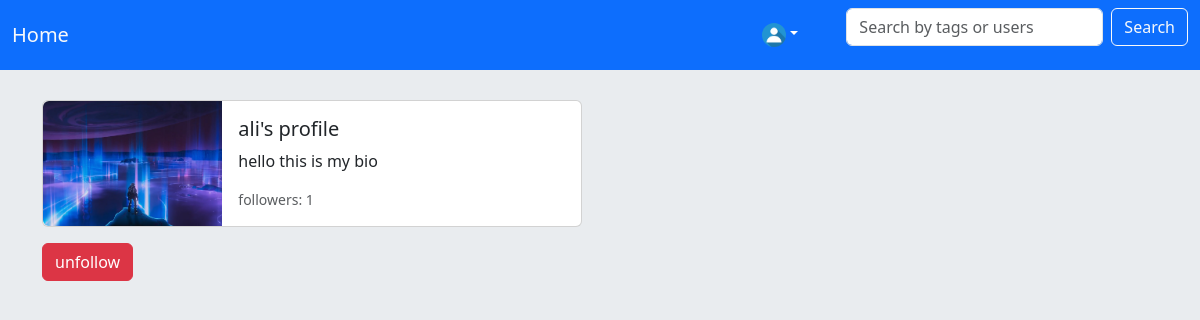
The app's page /accounts/profile/1/ (signed in) with its own data.
### accounts/models.py (models this page shows)
class CustomeUserModel(AbstractUser):
    bio = models.TextField(max_length= 500 , null=True , blank=True)
    picture = models.FileField(blank=True , null=True , upload_to='profile_pic/')
    follow = models.ManyToManyField('self' , related_name='follows',symmetrical=False)
    def total_followers(self):
        return self.follow.count()

### accounts/views.py (the view)
# urls.py: path('profile/<int:pk>/', ProfileView.as_view(), name='view_profile'),
class ProfileView(DetailView):
    model = CustomeUserModel
    template_name = 'view_profile.html'
    context_object_name = 'profile'
    def get_context_data(self, **kwargs):
        context = super(ProfileView , self).get_context_data()
        user_post = get_object_or_404(CustomeUserModel , pk = self.kwargs['pk'])
        followed = False
        if user_post.follow.filter(id = self.request.user.id).exists():
            followed = True
        context['followed'] = followed
        context['total_followers'] = user_post.total_followers()
        return context

### templates/view_profile.html (shortened to what this page needs)
{% extends 'base.html' %}
{%load static%}
{%block content %}
{%if profile.pk == user.id%}
<div class="card mb-3" style="max-width: 540px;">
    <div class="row g-0">
      <div class="col-md-4 d-flex">
        {%if profile.picture%}
        <img src="{{profile.picture.url}}" class="img-fluid rounded-start object-fit-cover" alt="...">
        {%else%}
        <img src="{% static 'default_pic.jpg' %}" class="img-fluid rounded-start" alt="...">
        {%endif%}
    </div>
      <div class="col-md-8">
        <div class="card-body">
          <h5 class="card-title">{{profile.username}}'s profile</h5>
          <p class="card-text">{{profile.bio}}</p>
          <p class="card-text"><small class="text-body-secondary">followers: {{profile.total_followers}}</small></p>
        </div>
      </div>
    </div>
</div>
<form action="{%url 'my_profile'%}">
    {%csrf_token%}
    <button class="btn btn-primary" type="submit">edit profile</button>
</form>
{%else%}
<div class="card mb-3" style="max-width: 540px;">
    <div class="row g-0">
      <div class="col-md-4 d-flex">
        {%if profile.picture%}
        <img class="img-fluid rounded-start object-fit-cover" src="{{profile.picture.url}}" class="img-fluid rounded-start" alt="...">
        {%else%}
        <img src="{% static 'default_pic.jpg' %}" class="img-fluid rounded-start" alt="...">
        {%endif%}
    </div>
      <div class="col-md-8">
        <div class="card-body">
          <h5 class="card-title">{{profile.username}}'s profile</h5>
          <p class="card-text">{{profile.bio}}</p>
          <p class="card-text"><small class="text-body-secondary">followers: {{profile.total_followers}}</small></p>
        </div>
      </div>
    </div>
</div>
{%if user.is_authenticated%}
<form action="{% url 'follow' profile.pk %}" method="post">
    {% if followed%}
    <button class="btn btn-danger" type="submit">unfollow</button>
    {% else %}
    <button class="btn btn-primary" type="submit">follow</button>
    {% endif %}
</form>
{%else%}
<a href="{%url 'login'%}">you need to login first</a>
{%endif%}
{%endif%}
{%endblock%}

### static/css/post.css (style rules this page uses)
body { margin-top:20px; background:#eee; }

### records on screen
CustomeUserModel: picture (picture), username "ali", bio "hello this is my bio", total_followers "1"
